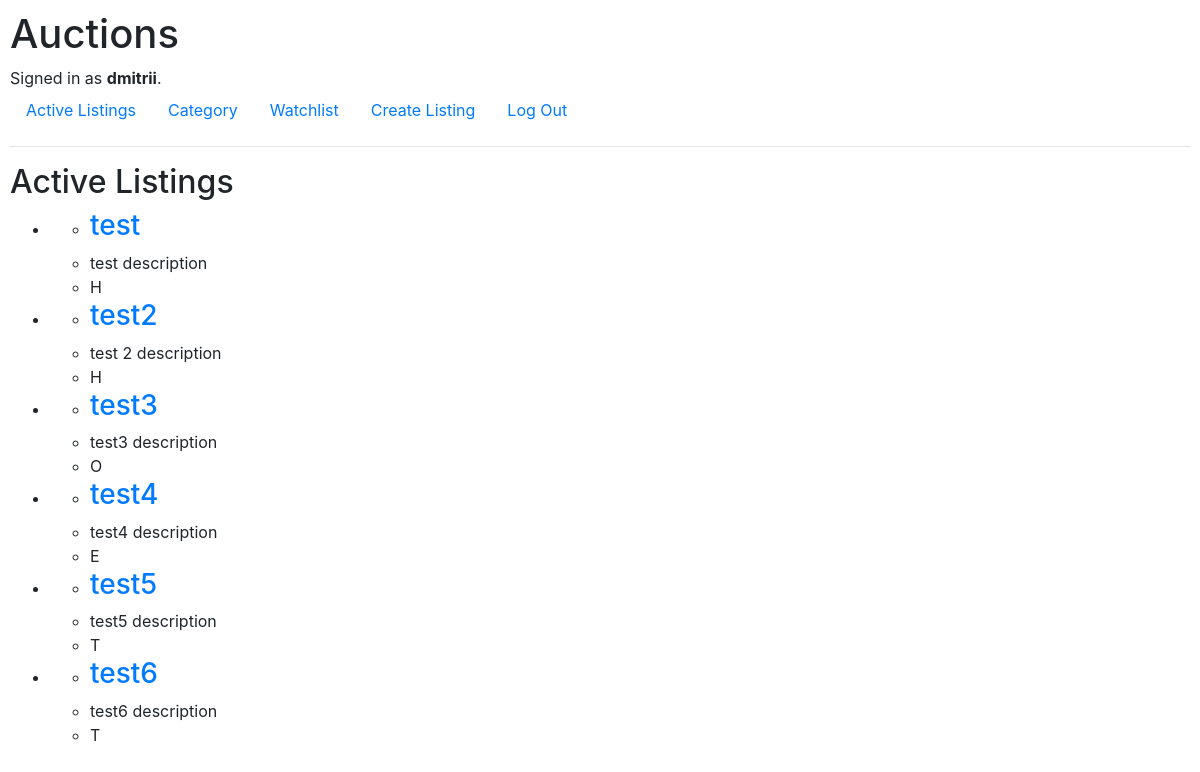
Page / (signed in) on the committed database.
### auctions/models.py (models this page shows)
class User(AbstractUser):
    pass

class Listing(models.Model):
    CATEGORIES = [
        ('H', 'Home'),
        ('F', 'Fashion'),
        ('T', 'Toys'),
        ('E', 'Electronics'),
        ('O', 'Other')
    ]
    title = models.CharField(max_length=64)
    description = models.TextField()
    category = models.CharField(max_length=1, choices=CATEGORIES)
    watching = models.ManyToManyField(User,related_name='listings')

### auctions/views.py (the view)
# urls.py: path("", views.index, name="index"),
def index(request):
    listings = Listing.objects.all()
    return render(request, "auctions/index.html", {
        "listings": listings
    })

### auctions/templates/auctions/index.html
{% extends "auctions/layout.html" %}
{% block body %}
    <h2>Active Listings</h2>
    <ul>
        {% for listing in listings %}
        <li>
            <ul>
                <li><a href="{% url 'listing_page' listing.id %}"><h3>{{listing.title}}</h3></a></li>
                <li>{{listing.description}}</li>
                <li>{{listing.category}}</li>
            </ul>
        </li>
        {% endfor %}
    </ul>
{% endblock %}

### auctions/templates/auctions/layout.html (shortened to what this page needs)
{% load static %}
<!DOCTYPE html>
<html lang="en">
    <head>
        <link rel="stylesheet" href="https://stackpath.bootstrapcdn.com/bootstrap/4.4.1/css/bootstrap.min.css">
        <link href="{% static 'auctions/styles.css' %}" rel="stylesheet">
    </head>
    <body>
        <h1>Auctions</h1>
        <div>
            {% if user.is_authenticated %}
                Signed in as <strong>{{ user.username }}</strong>.
            {% else %}
                Not signed in.
            {% endif %}
        </div>
        <ul class="nav">
            <li class="nav-item">
                <a class="nav-link" href="{% url 'index' %}">Active Listings</a>
            </li>
            <li class="nav-item">
                <a class="nav-link" href="{% url 'category' %}">Category</a>
            </li>
            {% if user.is_authenticated %}
                <li class="nav-item">
                    <a class="nav-link" href="{% url 'watchlist' %}">Watchlist</a>
                </li>
                <li class="nav-item">
                    <a class="nav-link" href="{% url 'listing' %}">Create Listing</a>
                </li>
                <li class="nav-item">
                    <a class="nav-link" href="{% url 'logout' %}">Log Out</a>
                </li>
            {% endif %}
        </ul>
        <hr>
        {% block body %}
        {% endblock %}
    </body>
</html>

### auctions/static/auctions/styles.css (style rules this page uses)
body { padding: 10px; }

### rows in the picture
User: username "dmitrii"
Listing: title "test", description "test description", category "H"
Listing: title "test2", description "test 2 description", category "H"
Listing: title "test3", description "test3 description", category "O"
Listing: title "test4", description "test4 description", category "E"
Listing: title "test5", description "test5 description", category "T"
Listing: title "test6", description "test6 description", category "T"
